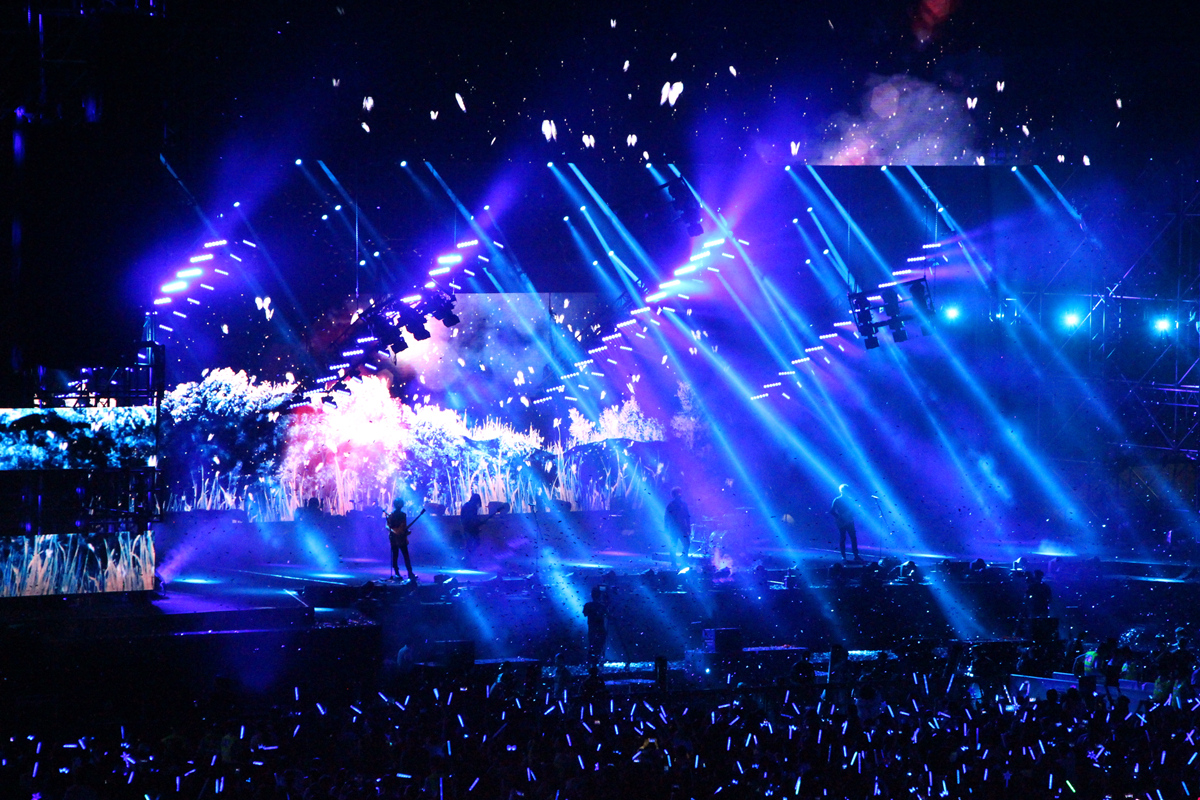
#> input picture concert/201609/01.jpg, 1200 x 800 px; its folder holds only this picture in this run
$ python generate_thumbnails.py
#> lines starting #> are read from the running program, lines starting #| are printed output that depends on the picture
#!/usr/bin/env python3
"""
演唱会图片批量处理脚本
生成缩略图和中等尺寸图片，保持原图不变
"""

from PIL import Image
import os
import sys
from pathlib import Path

class ImageOptimizer:
    def __init__(self, root_dir="."):
        self.root_dir = Path(root_dir)
        self.stats = {
            "processed": 0,
            "skipped": 0,
            "errors": 0,
            "size_saved": 0
        }

    def process_directory(self):
        """遍历 concert 目录下的所有图片"""
        concert_dir = self.root_dir / "concert"

        if not concert_dir.exists():
            print(f"错误: {concert_dir} 目录不存在")
            return

        print("开始处理演唱会图片...\n")

        # 查找所有图片文件
        image_extensions = {".jpg", ".jpeg", ".png", ".webp"}
        all_images = []

        for ext in image_extensions:
            all_images.extend(concert_dir.rglob(f"*{ext}"))
            all_images.extend(concert_dir.rglob(f"*{ext.upper()}"))

        # 过滤掉已生成的缩略图和中等尺寸图
        original_images = [
            img for img in all_images
            if not img.name.endswith("_thumb.jpg") and not img.name.endswith("_medium.jpg")
        ]

        print(f"找到 {len(original_images)} 张原始图片\n")

        for img_path in original_images:
            self.process_image(img_path)

        self.print_summary()

    def process_image(self, img_path):
        """处理单张图片"""
        try:
            # 检查是否是海报目录（海报不需要缩略图）
            if "poster" in str(img_path):
                print(f"跳过海报: {img_path.relative_to(self.root_dir)}")
                self.stats["skipped"] += 1
                return

            # 检查是否已存在生成的文件
            thumb_path = img_path.with_name(f"{img_path.stem}_thumb.jpg")
            medium_path = img_path.with_name(f"{img_path.stem}_medium.jpg")

            needs_thumb = not thumb_path.exists()
            needs_medium = not medium_path.exists()

            if not needs_thumb and not needs_medium:
                print(f"跳过（已存在）: {img_path.relative_to(self.root_dir)}")
                self.stats["skipped"] += 1
                return

            # 打开图片
            with Image.open(img_path) as img:
                # 转换为 RGB 模式（处理 PNG 等格式）
#> img is the input picture: PIL image 1200x800 RGB; mean R, G, B 28.5, 43.6, 122.8
                if img.mode in ('RGBA', 'LA', 'P'):
                    img = img.convert('RGB')

                original_size = img_path.stat().st_size

                # 生成缩略图 (120x80)
                if needs_thumb:
                    thumb_size = self.generate_thumbnail(img, thumb_path)
                    print(f"缩略图: {thumb_path.relative_to(self.root_dir)} ({thumb_size:.2f}KB)")

                # 生成中等尺寸 (800x600)
                if needs_medium:
                    medium_size = self.generate_medium(img, medium_path)
                    print(f"中等图: {medium_path.relative_to(self.root_dir)} ({medium_size:.2f}KB)")

                self.stats["processed"] += 1

        except Exception as e:
            print(f"处理失败 {img_path}: {e}")
            self.stats["errors"] += 1

    def generate_thumbnail(self, img, output_path):
        """生成缩略图 (120x80)"""
        # 计算裁剪尺寸（保持 3:2 比例）
        width, height = img.size
#> width = 1200; height = 800
        target_ratio = 3 / 2
        current_ratio = width / height
#> current_ratio = 1.5

        if current_ratio > target_ratio:
            # 太宽，按高度计算
            new_height = height
            new_width = int(height * target_ratio)
        else:
            # 太高，按宽度计算
            new_width = width
#> new_width = 1200
            new_height = int(width / target_ratio)
#> new_height = 800

        # 计算裁剪区域
        left = (width - new_width) // 2
#> left = 0
        top = (height - new_height) // 2
#> top = 0
        right = left + new_width
#> right = 1200
        bottom = top + new_height
#> bottom = 800

        # 裁剪并调整大小
        thumb = img.crop((left, top, right, bottom))
        thumb = thumb.resize((120, 80), Image.Resampling.LANCZOS)
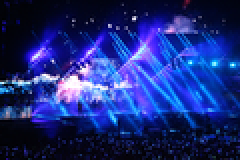
#> thumb: PIL image 120x80 RGB (shown 2 times larger); mean R, G, B 28.6, 43.6, 122.8
#> in process_image, `thumb_size = self.generate_thumbnail(img, thumb_path)`: thumb_size = 3.5
#| 缩略图: concert/201609/01_thumb.jpg (3.50KB)

        # 保存
        thumb.save(output_path, "JPEG", quality=80, optimize=True)

        return output_path.stat().st_size / 1024

    def generate_medium(self, img, output_path):
        """生成中等尺寸 (800x600)"""
        # 保持原始比例缩放
        img.thumbnail((800, 600), Image.Resampling.LANCZOS)
#> img: PIL image 800x533 RGB
        img.save(output_path, "JPEG", quality=85, optimize=True)

        return output_path.stat().st_size / 1024

    def print_summary(self):
        """打印处理总结"""
        print("\n" + "="*60)
        print("处理完成总结")
        print("="*60)
        print(f"成功处理: {self.stats['processed']} 张图片")
        print(f"跳过: {self.stats['skipped']} 张图片")
        print(f"失败: {self.stats['errors']} 张图片")
        print("="*60)

        if self.stats['errors'] > 0:
            print("\n部分图片处理失败，请检查错误信息")
        else:
            print("\n所有图片处理成功！")

def main():
    """主函数"""
    # 检查 Pillow 是否已安装
    try:
        from PIL import Image
    except ImportError:
        print("错误: 需要安装 Pillow 库")
        print("请运行: pip install Pillow")
        sys.exit(1)

    # 获取脚本所在目录
    script_dir = Path(__file__).parent
    project_root = script_dir.parent

    print("演唱会图片优化工具")
    print(f"项目目录: {project_root}\n")

    optimizer = ImageOptimizer(project_root)
    optimizer.process_directory()
#> in process_image, `medium_size = self.generate_medium(img, medium_path)`: medium_size = 107.7
#| 中等图: concert/201609/01_medium.jpg (107.74KB)

if __name__ == "__main__":
    main()
